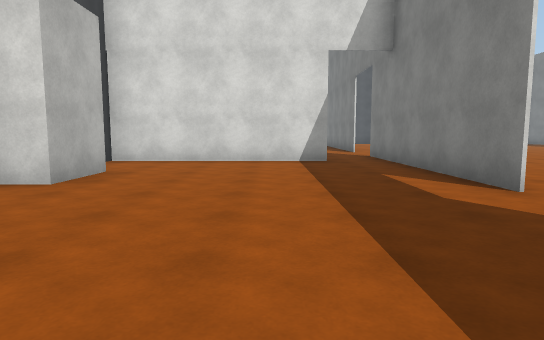
[1] (above)

23 first-person views from a walk through a Unity game level. The camera is 1.3 m above the floor, tilts 6° down and sees 75° across. The floor is counted in squares, 2 m on a side. Each view is taken from the middle of a square. On the plan, view 1 faces up. The plan holds only what a view shows up to about 10 squares ahead; the rest is blank. The place goes on beyond the plan. The player character is not drawn. Surface patterns are stand-ins for the level's own textures.

[2]
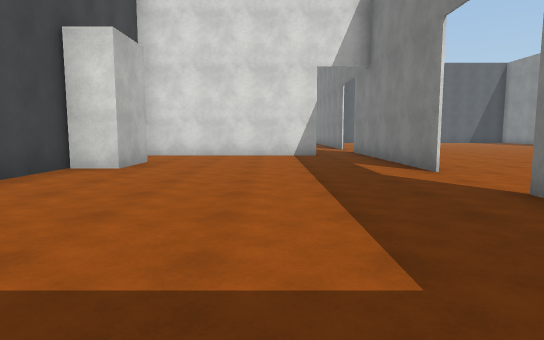

[3]
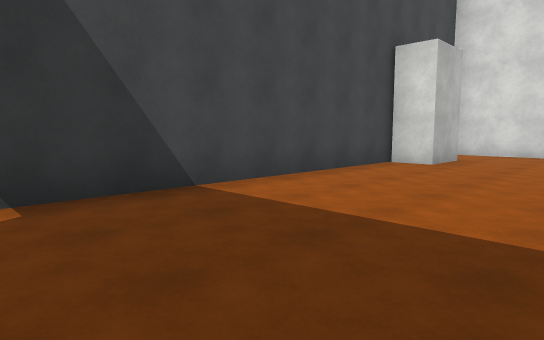

[4]
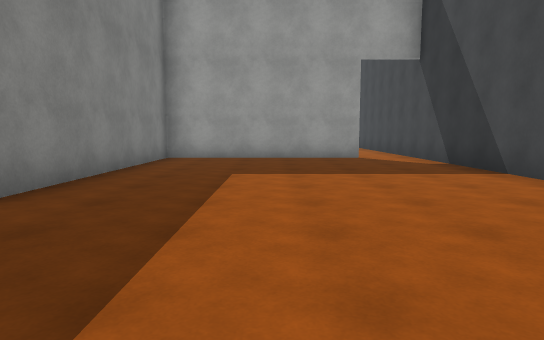

[5]
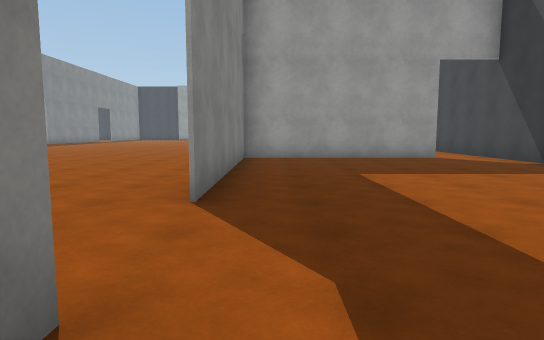

[6]
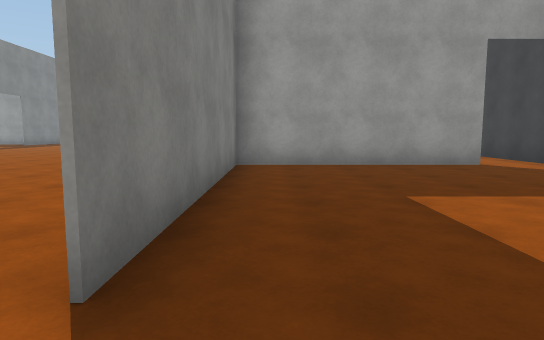

[7]
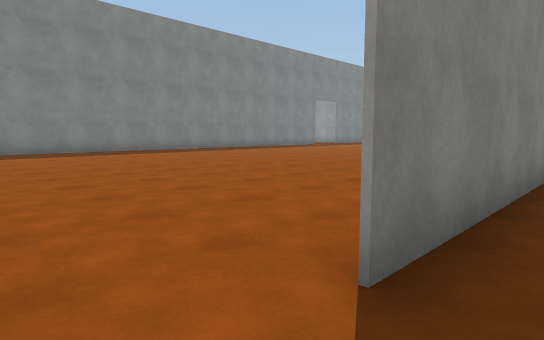

[8]
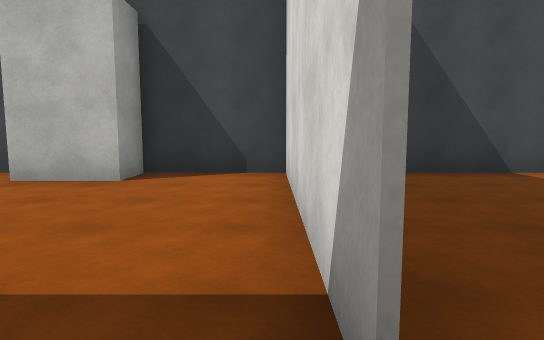

[9]
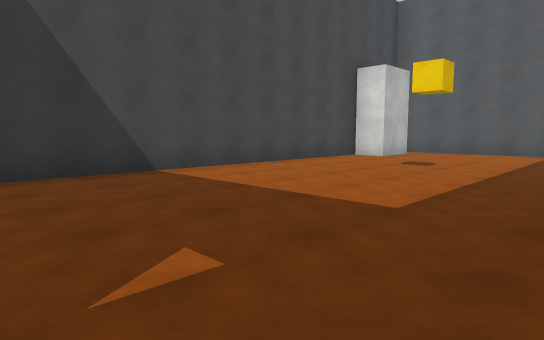

[10]
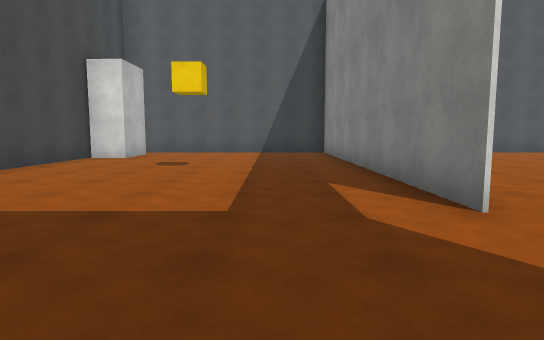

[11]
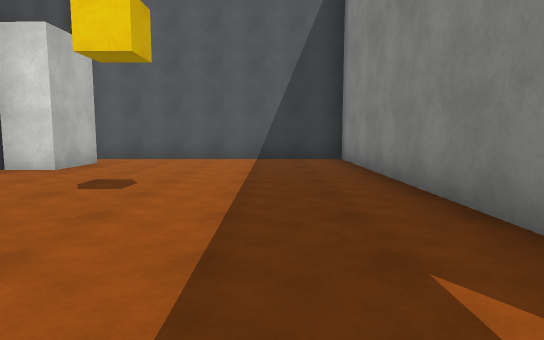

[12]
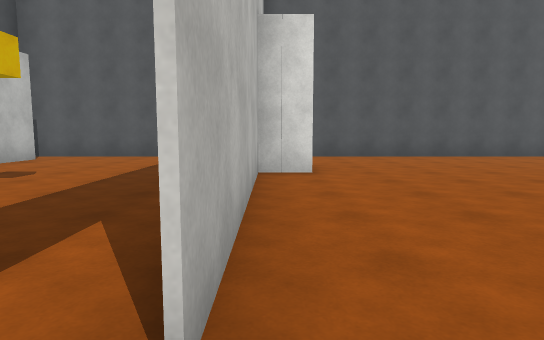

[13]
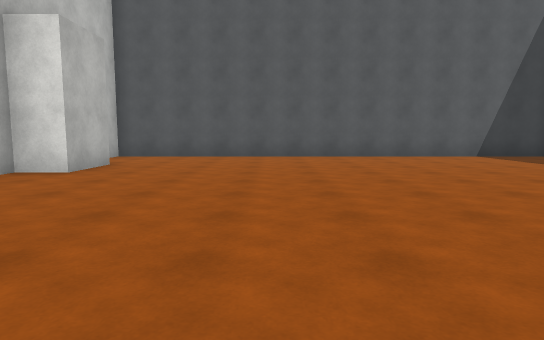

[14]
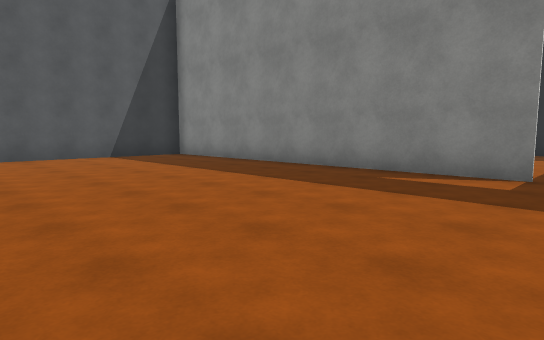

[15]
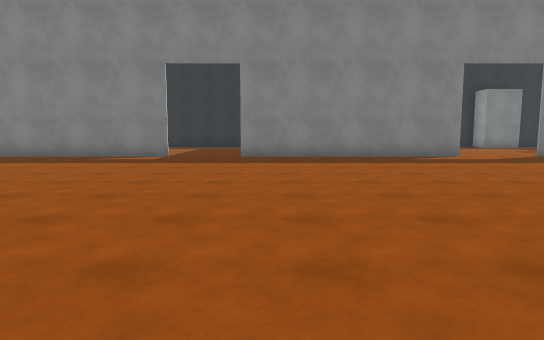

[16]
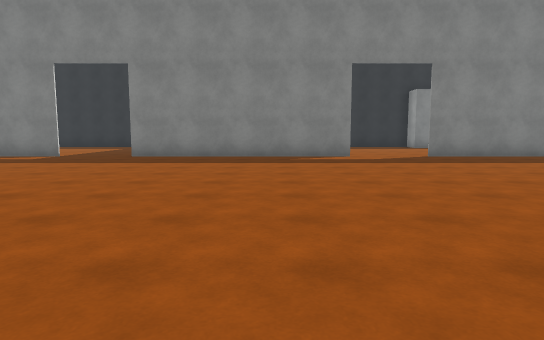

[17]
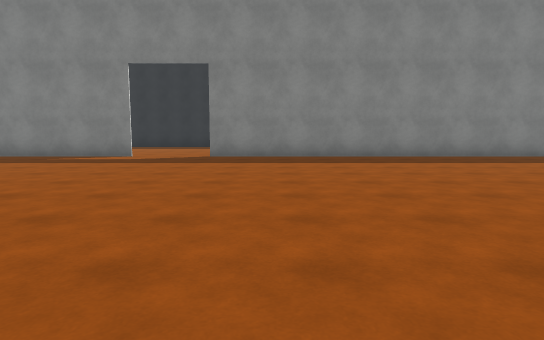

[18]
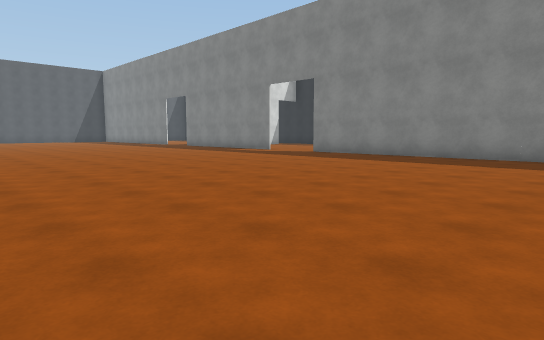

[19]
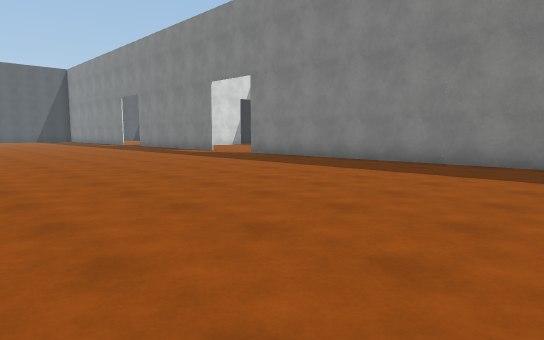

[20]
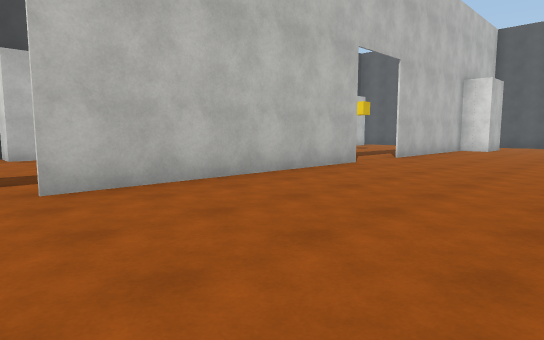

[21]
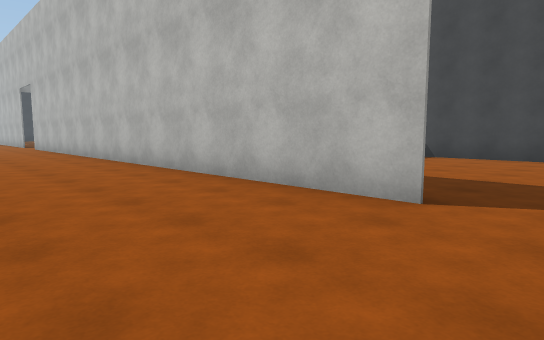

[22]
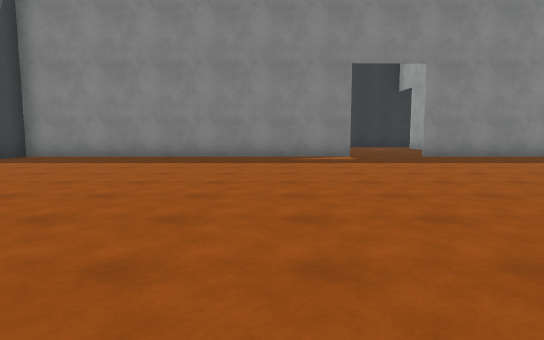

[23]
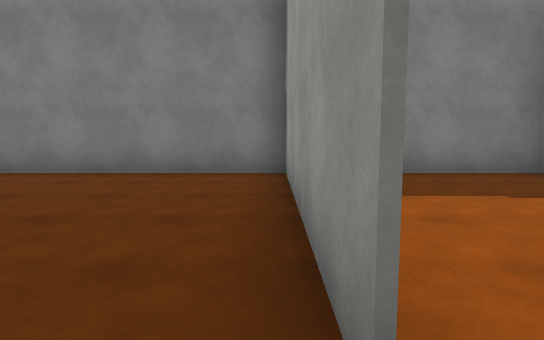

### Floor plan
Points are (right, up) in squares from view 1. A wall is a line through its corners. A room is listed if a view was taken in it or the views show most of it. See-through windows are left out.
Room 1 (views 1, 2, 3, 4, 5, 6, 7, 23)
walls: (2.7, 3.8) (2.7, 7.5); (1.4, 8.2) (-3.8, 8.2); (-2.4, -4.2) (2.7, -4.2) (2.7, 1.8); (-3.7, 8.1) (-3.7, 5.9) (-2.8, 5.9) (-2.8, 4.4) (-3.7, 4.4) (-3.7, -4.6)
ways out: opening at (2, 8) to room 2; opening at (3, 2.5) to room 3; opening at (-3, -4)
Room 2 (views 8, 9, 10, 11, 12)
walls: (2.7, 11.8) (2.7, 20.8); (-2.8, 19.8) (-2.8, 18.2) (-3.7, 18.2) (-3.7, 8.1); (2.7, 7.5) (2.7, 9.9); (3.1, 20.7) (-3.6, 20.7)
ways out: opening at (2, 8) to room 1; opening at (3, 10.5) to room 3
Room 3 (views 13, 14, 15, 16, 17, 18, 19, 20, 21, 22)
walls: (14.7, 3.8) (14.7, 9.9); (2.8, 9.9) (2.8, 3.8); (2.8, 1.8) (2.8, -7.5); (14.7, 11.8) (14.7, 20.7) (3.1, 20.7); (3.7, 18.4) (3.7, 16.8) (2.8, 16.8) (2.8, 11.8); (14.7, -7.5) (14.7, 1.8); (2.8, 20.8) (2.8, 20.1)
ways out: opening at (3, 2.5) to room 1; opening at (3, 10.5) to room 2; opening at (15, 2.5); opening at (15, 10.5)

Positions as (right, up) in squares from view 1, and headings:
1: (0, 0), facing up
2: (0, -2), facing up
3: (0, -3), facing up-left
4: (0, 5), facing down
5: (2, 5), facing down
6: (2, 3), facing down
7: (2, 3), facing down-right
8: (2, 8), facing left
9: (2, 9), facing up-left
10: (1, 9), facing up
11: (1, 12), facing up
12: (3, 11), facing up
13: (7, 11), facing up
14: (9, 11), facing up-right
15: (5, 9), facing right
16: (5, 6), facing right
17: (5, 0), facing right
18: (5, -6), facing up-right
19: (7, -7), facing up-right
20: (7, 3), facing up-left
21: (6, 3), facing down-left
22: (5, 14), facing right
23: (-3, -4), facing right
